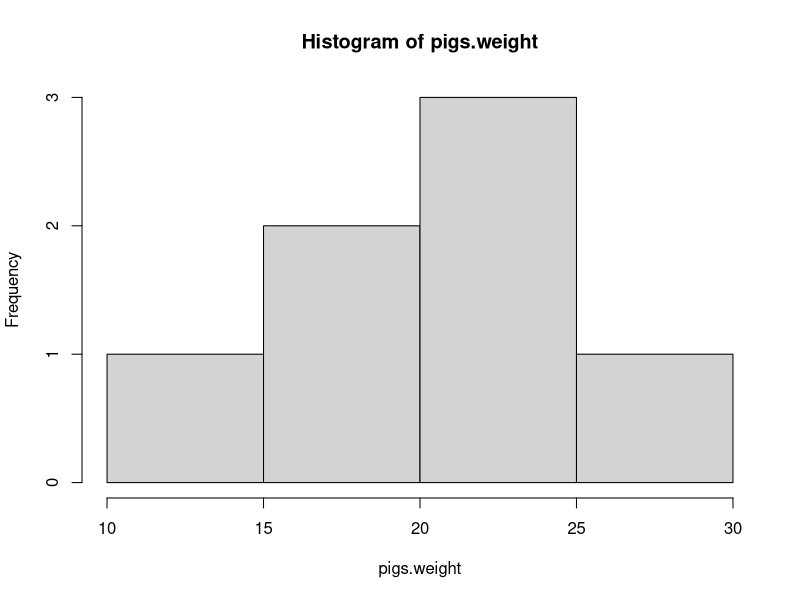
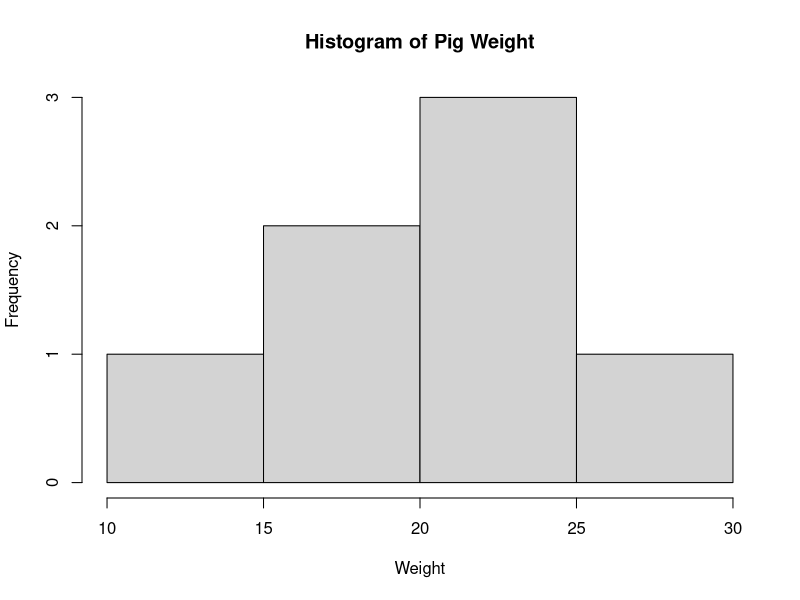
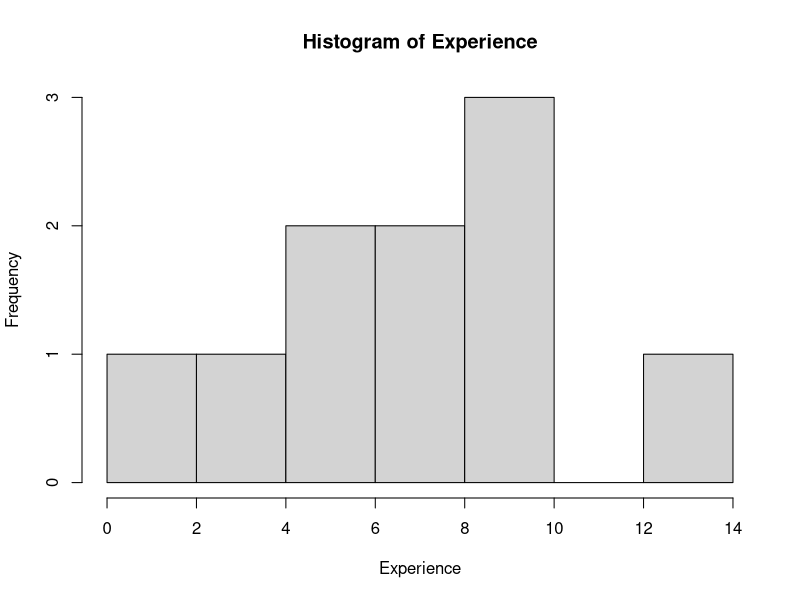
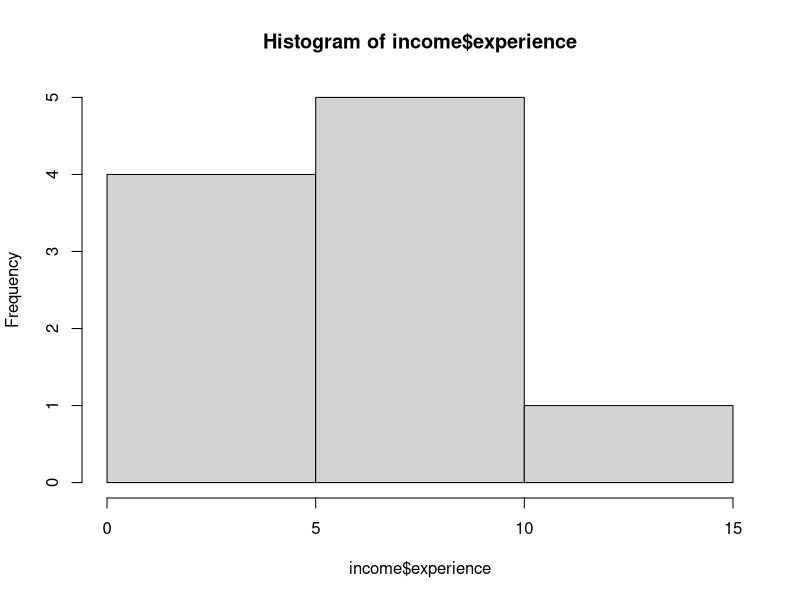

R code for these plots, in order:
## ---- chunk 1
#this code block is to the benefit of anyone working with the rmd file and running it straight in R, rather than participating in the work
knitr::opts_chunk$set(echo = TRUE)
#uncomment the install.packages if you haven't installed and loaded the 'readxl' package
#install.packages("readxl")
library(readxl)


startCodeDetailsBlock <- function(summaryText = "Check Your Code") {
  # Use cat to directly output the string without quotes and avoid unintended newlines
  cat(
      "{::options parse_block_html=&apos;true&apos; /}<details><summary markdown='span'>",summaryText,"</summary>"
    )
}


endCodeDetailsBlock <- function() {
  cat("</details>{::options parse_block_html=&apos;false&apos;/}")
}
## ---- chunk 2
startCodeDetailsBlock(summaryText = "Check Your Code for custom number of intervals")
## ---- chunk 3
#Get additional information about "vectors" (a data type), 
help("vector") # then type 'enter' or 'return'
## ---- chunk 4
endCodeDetailsBlock()
## ---- chunk 5
startCodeDetailsBlock(summaryText = "Check your code")
## ---- chunk 6
#assign the first name 'Bart' to the first pig (pig1)
pig1.first_name <- "Bart"
## ---- chunk 7
endCodeDetailsBlock()
## ---- chunk 8
startCodeDetailsBlock(summaryText = "Check your code")
## ---- chunk 9
#assign the last name 'Smith' to the first pig (pig1)
pig1.last_name <- "Smith"
## ---- chunk 10
endCodeDetailsBlock()
## ---- chunk 11
startCodeDetailsBlock(summaryText = "Check your code")
## ---- chunk 12
#concatenate the first pig's (pig1) first ('Bart') and last name ('Smith')
pig1.full_name <- paste(pig1.first_name, pig1.last_name)

#after pig1.full_name has been created, print (display) Bart's full name...
pig1.full_name
## ---- chunk 13
endCodeDetailsBlock()
## ---- chunk 14
startCodeDetailsBlock(summaryText = "Check your code")
## ---- chunk 15
#Assign the value of Bart's piglet height
pig1.heightA <- 10
## ---- chunk 16
endCodeDetailsBlock()
## ---- chunk 17
startCodeDetailsBlock(summaryText = "Check your code")
## ---- chunk 18
#Assign the value of Bart's current height
pig1.heightB <- 22.3
## ---- chunk 19
endCodeDetailsBlock()
## ---- chunk 20
startCodeDetailsBlock(summaryText = "Check your code")
## ---- chunk 21
# Find the difference in height using the expression: 'heightB - heightA' 
# using the subtraction operator. 
pig1.heightGain <- pig1.heightB - pig1.heightA

#after pig1.heightGain has been created, print (display) the value of pig.heightGain...

pig1.heightGain
## ---- chunk 22
endCodeDetailsBlock()
## ---- chunk 23
startCodeDetailsBlock(summaryText = "Check your code")
## ---- chunk 24
pig1.mini <- FALSE

pig1.large <- TRUE
## ---- chunk 25
endCodeDetailsBlock()
## ---- chunk 26
startCodeDetailsBlock(summaryText = "Check your code")
## ---- chunk 27
# The period between 'goat' and 'weight' has no special purpose. 
# It only shows the person reading the code that 'weights' is information that pertains to the goats
goat.weights <- c(13.3, 17.2, 14.8, 14.6, 12.4)
## ---- chunk 28
endCodeDetailsBlock()
## ---- chunk 29
startCodeDetailsBlock(summaryText = "Check your code")
## ---- chunk 30
print(goat.weights)
## ---- chunk 31
endCodeDetailsBlock()
## ---- chunk 32
startCodeDetailsBlock(summaryText = "Check your code")
## ---- chunk 33
goat.weights[2]
## ---- chunk 34
endCodeDetailsBlock()
## ---- chunk 35
startCodeDetailsBlock(summaryText = "Check your code")
## ---- chunk 36
goat.name <- c("baby", "pickes", "cookie", "sparkle", "gabbie")
## ---- chunk 37
endCodeDetailsBlock()
## ---- chunk 38
startCodeDetailsBlock(summaryText = "Check your code")
## ---- chunk 39
length(goat.name)
## ---- chunk 40
endCodeDetailsBlock()
## ---- chunk 41
startCodeDetailsBlock(summaryText = "Check your code")
## ---- chunk 42
pigs.weight <- c(22, 27, 19, 25, 12, 22, 18)
## ---- chunk 43
endCodeDetailsBlock()
## ---- chunk 44
startCodeDetailsBlock(summaryText = "Check your code")
## ---- chunk 45
# output the average weight of all of the pigs
mean(pigs.weight)
## ---- chunk 46
endCodeDetailsBlock()
## ---- chunk 47
startCodeDetailsBlock(summaryText = "Check your code")
## ---- chunk 48
median(pigs.weight)
## ---- chunk 49
endCodeDetailsBlock()
## ---- chunk 50
startCodeDetailsBlock(summaryText = "Check your code")
## ---- chunk 51

sd(pigs.weight)

## ---- chunk 52
endCodeDetailsBlock()
## ---- chunk 53
startCodeDetailsBlock(summaryText = "Check your code")
## ---- chunk 54
summary(pigs.weight)
## ---- chunk 55
endCodeDetailsBlock()
## ---- chunk 56
startCodeDetailsBlock(summaryText = "Check your code and see the histogram")
## ---- chunk 57
hist(pigs.weight)

# The histogram will appear in the Plot tab.
## ---- chunk 58
endCodeDetailsBlock()
## ---- chunk 59
startCodeDetailsBlock(summaryText = "Check your code")
## ---- chunk 60
# The first parameter is the name of the data (vector) object
# 'main' is the graph title 
# 'xlab' is the label of the x-axis
# label parameters can be in any order, but following the data object
# y-label on a histogram defaults to "frequency". You can add 'ylab=""' if you'd like.

hist(pigs.weight,main='Histogram of Pig Weight',xlab='Weight')

# The histogram will appear in the Plot tab.
## ---- chunk 61
endCodeDetailsBlock()
## ---- chunk 62
income <- read_excel("docs/income.xlsx")
## ---- chunk 63
startCodeDetailsBlock(summaryText = "Check your code")
## ---- chunk 64
endCodeDetailsBlock()
## ---- chunk 65
income
## ---- chunk 66
startCodeDetailsBlock(summaryText = "Check your code")
## ---- chunk 67
summary(income)
## ---- chunk 68
endCodeDetailsBlock()
## ---- chunk 69
startCodeDetailsBlock(summaryText = "Check your code")
## ---- chunk 70
endCodeDetailsBlock()
## ---- chunk 71
hist(income$experience, main='Histogram of Experience',xlab='Experience')
## ---- chunk 72
startCodeDetailsBlock(summaryText = "Check Your Code for custom number of intervals")
## ---- chunk 73
#breaks is equal to the number of intervals
#You can add the custom labels if you would like `main='Histogram of Experience',xlab='Experience', `
hist(income$experience, breaks=3)
## ---- chunk 74
endCodeDetailsBlock()
